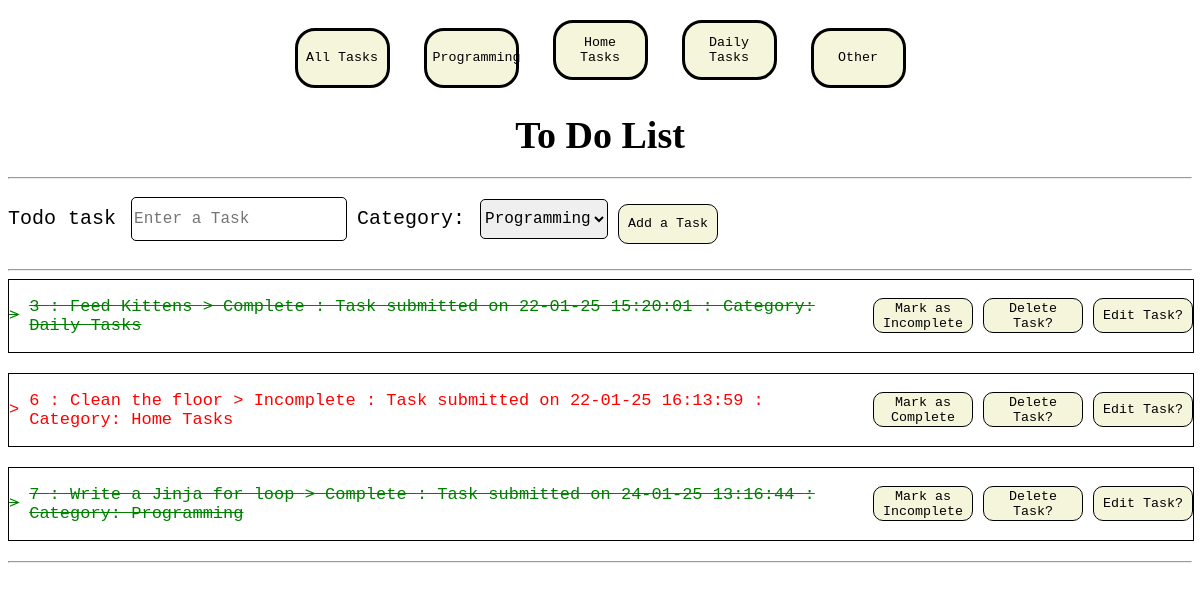
The page / on the database its author committed.
### Website/models.py (models this page shows)
class Todo(db.Model):
    id = db.Column(db.Integer, primary_key = True)
    task = db.Column(db.String(300), unique = True)
    complete = db.Column(db.Boolean, default = False)
    time_and_date = db.Column(db.DateTime, default=datetime.utcnow) #Adds the time and date column to Todo model, which stores the timestamp
    category = db.Column(db.String(50), default = "Other") #Sets category for tasks in database

### Website/views.py (the view)
@my_view.route("/")
def home():
    todo_list = Todo.query.all()
    message = request.args.get('message', None)
    message_type = request.args.get('message_type', None)
    return render_template("index.html", todo_list = todo_list, message=message, message_type=message_type)

### Website/templates/index.html (shortened to what this page needs)
<!DOCTYPE html>
<html lang="en">
  <head>
    <link
      rel="stylesheet"
      type="text/css"
      href="{{url_for('static',
    filename='styles/stylesheet.css')}}"
    />
  </head>
  <body>
    <div class="Navbar">
      <nav>
        <form action="/" method="GET" style="display: inline">
          <button type="submit">All Tasks</button>
        </form>
        <form
          action="/category/Programming"
          method="GET"
          style="display: inline"
        >
          <button type="submit">Programming</button>
        </form>
        <form
          action="/category/Home Tasks"
          method="GET"
          style="display: inline"
        >
          <button type="submit">Home Tasks</button>
        </form>
        <form
          action="/category/Daily Tasks"
          method="GET"
          style="display: inline"
        >
          <button type="submit">Daily Tasks</button>
        </form>
        <form action="/category/Other" method="GET" style="display: inline">
          <button type="submit">Other</button>
        </form>
      </nav>
    </div>
    <h1 class="todo_title">To Do List</h1>
    <hr />
    <form action="/add" method="post" class="todo-form">
      <div class="input-field">
        <label for="task">Todo task</label>
        <input type="text" name="task" placeholder="Enter a Task" required />
      </div>
      <div class="category-field">
        <label for="category">Category:</label>
        <select name="category" required>
          <option value="Programming">Programming</option>
        </select>
      </div>
      <button type="submit">Add a Task</button>
    </form>
    <hr />
    {% for todo in todo_list %}
    <div
      class="todo-table {% if todo.complete %}complete{% else %}incomplete{% endif %}"
      id="category-specific"
    >
      >
      <p>
        {{ todo.id }} : {{ todo.task }} > {{ 'Complete' if todo.complete else
        'Incomplete'}} : Task submitted on {{
        todo.time_and_date.strftime('%d-%m-%y %H:%M:%S') }} : Category:
        {{todo.category}}
      </p>
      <form
        class="completion"
        action="/update/{{todo.id}}"
        method="POST"
        style="display: inline"
      >
        <button type="submit">
          {{'Mark as Complete' if not todo.complete else 'Mark as Incomplete'}}
        </button>
      </form>
      <form
        class="to-delete"
        action="/delete/{{todo.id}}"
        method="GET"
        style="display: inline"
      >
        <button type="submit">Delete Task?</button>
      </form>
      <form
        class="to-edit"
        action="/edit/{{todo.id}}"
        method="GET"
        style="display: inline"
      >
        <button type="submit">Edit Task?</button>
      </form>
    </div>
    {% endfor %}
    <hr />
  </body>
</html>

### Website/static/styles/stylesheet.css (style rules this page uses)
.Navbar { display: flex; justify-content: center; align-items: center; margin-top: 20px; }
.Navbar button { width: 95px; height: 60px; border: solid; margin: 0 15px; border-radius: 20px; background-color: beige; color: black; cursor: pointer; font-family: monospace; }
.todo_title { font-size: 38px; text-align: center; margin-bottom: 20px; }
.todo-form { display: flex; flex-direction: row; align-items: center; }
.input-field, .category-field { display: flex; align-items: center; margin-bottom: 10px; }
.todo-form label { font-size: 20px; font-family: monospace; margin-right: 5px; }
.todo-form input[type="text"], .category-field select { height: 40px; font-size: 16px; font-family: monospace; border: 1px solid black; border-radius: 5px; margin: 10px; }
.todo-form button { height: 40px; width: 100px; border-radius: 10px; border: 1px solid black; background-color: beige; font-family: monospace; cursor: pointer; }
.todo-table { display: flex; flex-direction: row; justify-content: flex-start; align-items: center; gap: 10px; width: 100%; border: 1px solid black; font-family: monospace; font-size: 17px; margin-bottom: 20px; }
.completion button { height: 35px; width: 100px; border-radius: 10px; border: 1px solid black; background-color: beige; font-family: monospace; cursor: pointer; }
.complete { color: green; text-decoration: line-through; }
.incomplete { color: red; }
.to-delete button { height: 35px; width: 100px; border-radius: 10px; border: 1px solid black; background-color: beige; font-family: monospace; cursor: pointer; }
.to-edit button { height: 35px; width: 100px; border-radius: 10px; border: 1px solid black; background-color: beige; font-family: monospace; cursor: pointer; }

### rows shown on the page
Todo: id "3", task "Feed Kittens", complete "Complete", time_and_date "22-01-25 15:20:01", category "Daily Tasks", complete "Mark as Incomplete"
Todo: id "6", task "Clean the floor", complete "Incomplete", time_and_date "22-01-25 16:13:59", category "Home Tasks", complete "Mark as Complete"
Todo: id "7", task "Write a Jinja for loop", complete "Complete", time_and_date "24-01-25 13:16:44", category "Programming", complete "Mark as Incomplete"
